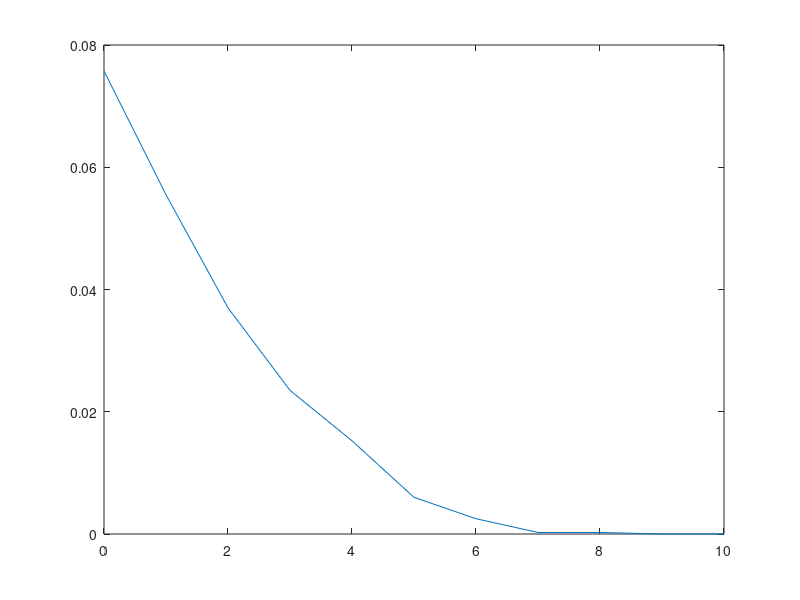

Here is the MATLAB script that generated this plot: (Note: this script raises an error after producing the figure.)
%QPSK复数基带误码率仿真
clear all;close all;     
Br=5e6;                 %雷达带宽
fs=10*Br;               %采样频率
Tp=5e-6;                %雷达脉宽
t=0:1/fs:15*Tp+Tp-1/fs;      %采样时间
N_r=length(t);          %采样点数
fc=3e9;                 %载波频率
%% 通信信号 采用QPSK调制
Tc=2*1/fs;                %码元周期
Bc=1/Tc;
N=16*fix(Tp/Tc);
bitstream=randi([0,1],1,2*N);%随机产生的比特数0、1
bitstream=2*bitstream-1;%单极性变为双极性（0到-1；1到1）
I=[];Q=[];
%奇数进I路,偶数进Q路
for i=1:2*N
    if mod(i,2)~=0
        I=[I,bitstream(i)];
    else
        Q=[Q,bitstream(i)];
    end
end
bit_t=0:1/fs:Tc-1/fs;%定义一个码元的时间轴
carrier=[];
for i=1:N
    carrier=[carrier,(I(i)+j*Q(i))*exp(j*2*pi*fc*(bit_t+(i-1)*Tc))];%Q路载波信号
end
%传输信号
QPSK_signal=carrier.*exp(-j*2*pi*fc*t);
snr=0:1:10;
for k=1:length(snr)
    QPSK_receive=awgn(QPSK_signal,snr(k),'measured');%awgn()添加噪声
    I_recover=[];
    Q_recover=[];
    %% 简单信号处理
    for i=1:N
        if real(QPSK_receive(2*i)+QPSK_receive(2*i-1))>0 %积分器求和，大于0为1，否则为-1
            I_recover=[I_recover,1];
        else
            I_recover=[I_recover,-1];
        end
        if imag(QPSK_receive(2*i)+QPSK_receive(2*i-1))>0 %积分器求和，大于0为1，否则为-1
            Q_recover=[Q_recover,1];
        else
            Q_recover=[Q_recover,-1];
        end
    end
    recover_signal=I_recover+j*Q_recover;
    send_signal=I+j*Q;
    err=sum(abs(I_recover-I)/2+abs(Q_recover-Q)/2);
    ber(k)=err/(2*N);
end
figure;
plot(snr,ber);hold on;
plot(ebno0,ber0_thero);